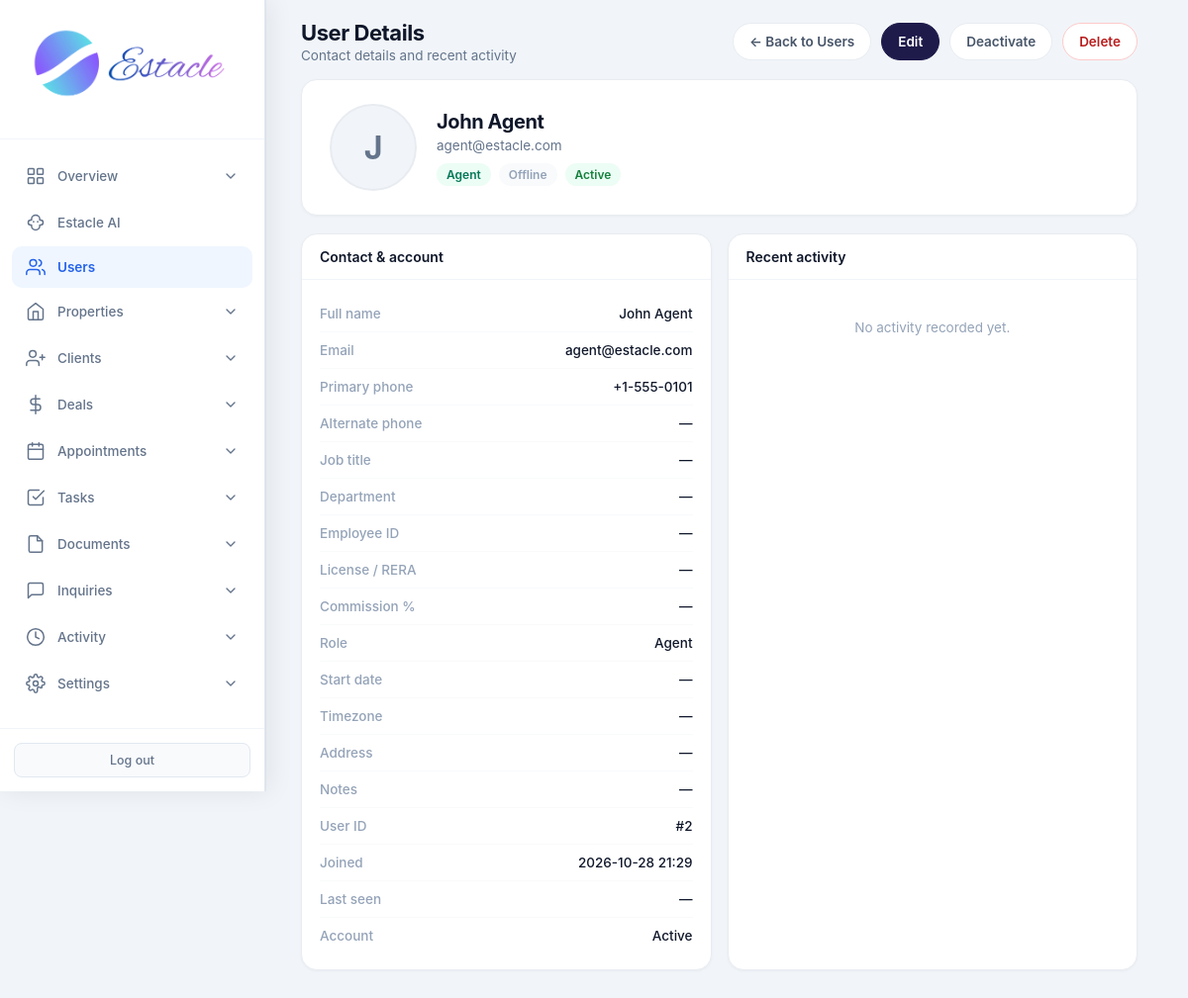
Page /admin/users/2 (signed in) on the earlier database version.
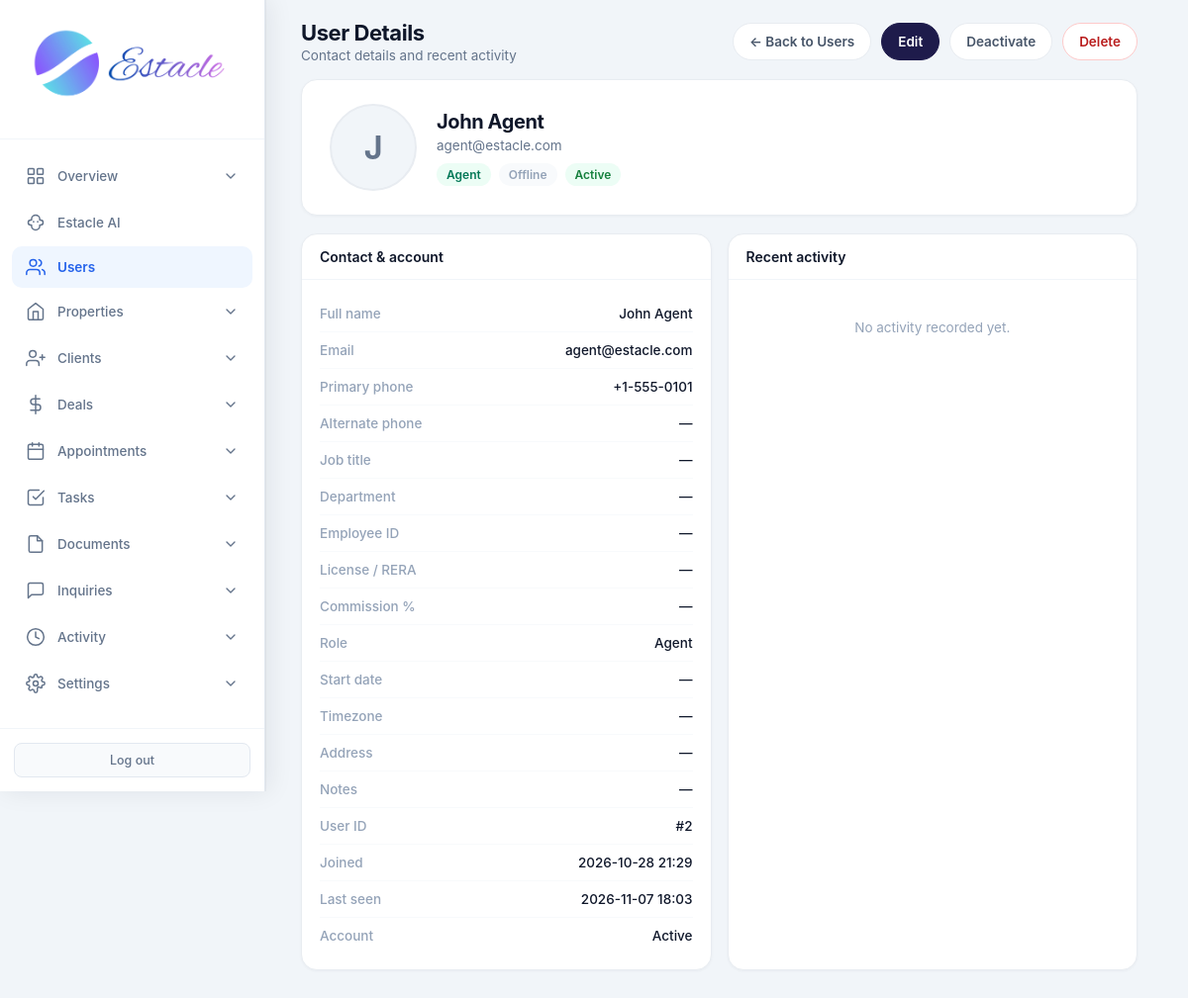
Same page on the later database version.
### tables this page shows
CREATE TABLE users (
            id INTEGER PRIMARY KEY AUTOINCREMENT,
            email TEXT UNIQUE NOT NULL,
            password TEXT NOT NULL,
            full_name TEXT NOT NULL,
            role TEXT NOT NULL CHECK(role IN ('admin', 'agent', 'customer')),
            phone TEXT,
            created_at TIMESTAMP DEFAULT CURRENT_TIMESTAMP,
            is_active INTEGER DEFAULT 1
        , avatar TEXT, last_seen TIMESTAMP, job_title TEXT, department TEXT, employee_id TEXT, license_no TEXT, commission_rate REAL, alt_phone TEXT, address TEXT, city TEXT, state TEXT, country TEXT, postal_code TEXT, notes TEXT, hire_date TEXT, timezone TEXT);

### routes/admin/users.py (the view)
@admin.route('/admin/users/<int:user_id>')
@login_required
@role_required('admin')
def admin_user_detail(user_id):
    db = get_db()
    migrate_db()
    online_sql = (
        "last_seen IS NOT NULL AND "
        "datetime(last_seen) >= datetime('now', '-10 minutes')"
    )
    user = db.execute(
        'SELECT *, CASE WHEN ' + online_sql + ' THEN 1 ELSE 0 END AS is_online '
        'FROM users WHERE id = ?',
        (user_id,)
    ).fetchone()
    if not user:
        flash('User not found.', 'danger')
        return redirect(url_for('admin.admin_users'))
    activity = db.execute(
        'SELECT action, entity_type, entity_id, details, created_at '
        'FROM activity_log WHERE user_id = ? ORDER BY created_at DESC LIMIT 20',
        (user_id,)
    ).fetchall()
    return render_template(
        'admin_user_detail.html',
        user=user,
        activity=activity,
    )

### core/db.py (called while the page is built)
def get_db():
    if 'db' not in g:
        g.db = sqlite3.connect(current_app.config['DATABASE'])
        g.db.row_factory = sqlite3.Row
    return g.db

### core/helpers.py (called while the page is built)
def login_required(f):
    @wraps(f)
    def decorated_function(*args, **kwargs):
        if 'user_id' not in session:
            flash('Please log in to access this page.', 'warning')
            return redirect(url_for('auth.login'))
        return f(*args, **kwargs)
    return decorated_function

def role_required(*roles):
    def decorator(f):
        @wraps(f)
        def decorated_function(*args, **kwargs):
            if 'user_id' not in session:
                flash('Please log in to access this page.', 'warning')
                return redirect(url_for('auth.login'))
            if session.get('role') not in roles:
                flash('You do not have permission to access this page.', 'danger')
                return redirect(url_for('auth.role_redirect'))
            return f(*args, **kwargs)
        return decorated_function
    return decorator

### templates/admin_user_detail.html (shortened to what the changed rows need)
<!DOCTYPE html>
<html lang="en">
<head>
    <link rel="stylesheet" href="{{ url_for('static', filename='css/admin.css') }}">
</head>
<body>
<div class="app-layout">
    {% set active = 'users' %}
    <main class="main-content">
        <header class="top-bar dash-top">
            <div>
                <h1 class="page-title">User Details</h1>
            </div>
            <div class="top-actions">
                {% if user.id != session.user_id %}
                <form method="POST" action="{{ url_for('admin.admin_toggle_user', user_id=user.id) }}" style="display:inline;margin:0;">
                    <button type="submit" class="btn-pill">{{ 'Deactivate' if user.is_active else 'Activate' }}</button>
                </form>
                <form method="POST" action="{{ url_for('admin.admin_delete_user', user_id=user.id) }}" style="display:inline;margin:0;" onsubmit="return confirm('Permanently delete this user? This cannot be undone.');">
                    <button type="submit" class="btn-pill danger">Delete</button>
                </form>
                {% endif %}
            </div>
        </header>
        <div class="page-wrap">
            <div class="profile-hero">
                <div class="profile-avatar">
                    {% if user.avatar %}
                    <img src="{% if user.avatar.startswith('http') %}{{ user.avatar }}{% else %}{{ url_for('static', filename='uploads/avatars/' + user.avatar) }}{% endif %}" alt="">
                    {% else %}
                    {{ (user.full_name or '?')[0]|upper }}
                    {% endif %}
                </div>
                <div class="profile-meta">
                    <h2>{{ user.full_name }}</h2>
                    <p class="email">{{ user.email }}</p>
                    <div class="badges">
                        <span class="chip role-{{ user.role }}">{{ user.role|capitalize }}</span>
                        {% if user.is_online %}<span class="chip online">Online</span>{% else %}<span class="chip offline">Offline</span>{% endif %}
                        {% if user.is_active %}<span class="chip active">Active</span>{% else %}<span class="chip inactive">Inactive</span>{% endif %}
                    </div>
                </div>
            </div>
            <div class="grid-2">
                <div class="card">
                    <div class="card-bd">
                        <div class="info-row"><span class="lbl">Full name</span><span class="val">{{ user.full_name }}</span></div>
                        <div class="info-row"><span class="lbl">Email</span><span class="val">{{ user.email }}</span></div>
                        <div class="info-row"><span class="lbl">Primary phone</span><span class="val">{{ user.phone or '—' }}</span></div>
                        <div class="info-row"><span class="lbl">Role</span><span class="val">{{ user.role|capitalize }}</span></div>
                        <div class="info-row"><span class="lbl">User ID</span><span class="val">#{{ user.id }}</span></div>
                        <div class="info-row"><span class="lbl">Joined</span><span class="val">{{ user.created_at[:16] if user.created_at else '—' }}</span></div>
                        <div class="info-row"><span class="lbl">Last seen</span><span class="val">{{ user.last_seen[:16] if user.last_seen else '—' }}</span></div>
                        <div class="info-row"><span class="lbl">Account</span><span class="val">{{ 'Active' if user.is_active else 'Inactive' }}</span></div>
                    </div>
                </div>
            </div>
</div>
    </main>
</div>
</body>
</html>

Differences in the rows shown:
changed users "John Agent": last_seen (not shown) → "2026-11-07 18:03"
Other differences:
{{ user.last_seen[:16] if user.last_seen else '—' }}: "—" → (not shown)
